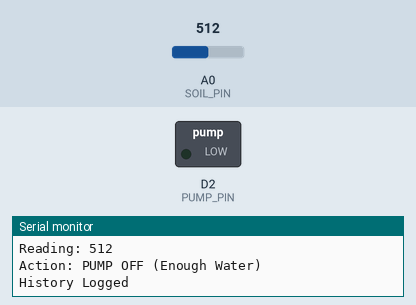
Recording of a sketch running on a simulated ESP8266 (NodeMCU). On the bench: switched loads named in the sketch (green lamp = pin HIGH), the last lines printed to the serial monitor. The inputs (shaded band) are chosen by the test bench; at power-on: A0 (SOIL_PIN) = 512. WiFi joins after 1.5 s; servers stay silent unless stated; network time is answered at once with the bench clock; uploads are accepted with an empty reply; the local clock reads 2024-03-15 10:24:30 at power-on unless the sketch sets it.

Above: at 3.5 s.
3.6 s: A0 (SOIL_PIN) set to 282
8.8 s: A0 (SOIL_PIN) set to 260
At 10.7 s:
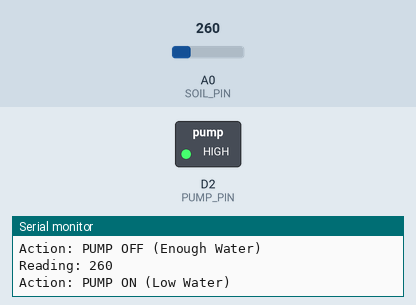
Timing chart, 0 to 12.2 s (numbered marks = the images above; inputs shaded):
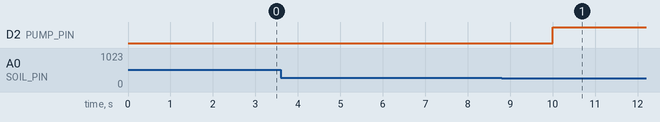

The sketch:

Main.ino
```cpp
#include <ESP8266WiFi.h>
#include <ESP8266mDNS.h>
#include <WiFiUdp.h>
#include <ArduinoOTA.h>
#include <ESP8266HTTPClient.h>
#include <WiFiClientSecure.h>
#include <ArduinoJson.h>
#include <NTPClient.h>
#include "secrets.h"

// --- Pins ---
#define SOIL_PIN A0
#define PUMP_PIN D2

// --- Variables ---
int soil1 = 0;
int soil2 = 0;
bool pumpStatus = false;

// --- Timers ---
unsigned long previousMillis = 0;
// const long interval = 500; // OLD: 500ms
const long interval = 5000; // NEW: 5 Seconds (Constant Update)

unsigned long previousHeartbeatMillis = 0;
const long heartbeatInterval = 30000; // 30 Seconds

unsigned long previousScheduleMillis = 0;
const long scheduleInterval = 60000; // Check every 1 minute

 // --- Auto-Lock / Cooldown Variables ---
 unsigned long manualPumpStartTime = 0;
 unsigned long lastPumpOffTime = 0;
 const long MAX_PUMP_RUNTIME = 15000; // 15 Seconds Max Run
 const long PUMP_COOLDOWN = 5000;     // 5 Seconds Cooldown

// --- Objects ---
WiFiClientSecure client;
HTTPClient http;
WiFiUDP ntpUDP;
NTPClient timeClient(ntpUDP, "pool.ntp.org", 0); // UTC offset 0, handle timezone in App or add offset here if needed

// --- Helper: Connect to WiFi ---
void setupWifi() {
  WiFi.mode(WIFI_STA);
  WiFi.begin(WIFI_SSID, WIFI_PASSWORD);

  Serial.print("Connecting to WiFi");
  while (WiFi.status() != WL_CONNECTED) {
    delay(500);
    Serial.print(".");
  }
  Serial.println("\nWiFi Connected");
  Serial.print("IP address: ");
  Serial.println(WiFi.localIP());

  client.setInsecure();
}

// --- Helper: DB Read ---
String dbRead(String path) {
  if (WiFi.status() != WL_CONNECTED) return "null";
  String url = String(DB_URL) + path + ".json?auth=" + DB_SECRET;
  http.begin(client, url);
  int code = http.GET();
  String payload = (code == 200) ? http.getString() : "null";
  http.end();
  return payload;
}

// --- Helper: DB Write ---
void dbWrite(String path, String value) {
  if (WiFi.status() != WL_CONNECTED) return;
  String url = String(DB_URL) + path + ".json?auth=" + DB_SECRET;
  http.begin(client, url);
  http.PUT(value);
  http.end();
}

void sendHeartbeat() {
  String ts = String(timeClient.getEpochTime());
  long rssi = WiFi.RSSI();
  Serial.println("Sending Heartbeat...");
  dbWrite("/device/status", "{\"timestamp\":" + ts + ",\"rssi\":" + String(rssi) + "}");
}

void takeReading() {
    soil1 = analogRead(SOIL_PIN);
    soil2 = map(soil1, 0, 1023, 0, 100);

    Serial.print("Reading: "); Serial.println(soil1);

    // Auto Logic
    if (soil1 < 270) {
      // NOTE: Buck Converter / Standard Relay logic (HIGH = ON)
      digitalWrite(PUMP_PIN, HIGH);
      pumpStatus = true;
      Serial.println("Action: PUMP ON (Low Water)");
      delay(10000);
      digitalWrite(PUMP_PIN, LOW);
      pumpStatus = false;

      dbWrite("/status/last_watered", String(timeClient.getEpochTime()));
    } else {
      digitalWrite(PUMP_PIN, LOW);
      Serial.println("Action: PUMP OFF (Enough Water)");
      pumpStatus = false;
    }

    // --- NEW: HISTORY LOGGING (Rate Limited) ---
    // Update live status every time
    String json = "{";
    json += "\"raw\":" + String(soil1) + ",";
    json += "\"mapped\":" + String(soil2) + ",";
    json += "\"pump\":" + String(pumpStatus ? "true" : "false");
    json += "}";
    dbWrite("/status/sensors", json);

    // Only log history every hour (to save DB space/bandwidth)
    // 3600 seconds * 1000ms = 3600000
    static unsigned long lastHistoryTime = 0;
    if (millis() - lastHistoryTime > 3600000 || lastHistoryTime == 0) {
        String hJson = "{";
        hJson += "\"t\":" + String(timeClient.getEpochTime()) + ","; // Time
        hJson += "\"m\":" + String(soil2) + ",";                     // Moisture
        hJson += "\"p\":" + String(pumpStatus ? 1 : 0);              // Pump (0/1)
        hJson += "}";

        // Path: /history/log/<timestamp>
        dbWrite("/history/log/" + String(timeClient.getEpochTime()), hJson);
        lastHistoryTime = millis();
        Serial.println("History Logged");
    }
}

void setup() {
  pinMode(SOIL_PIN, INPUT);
  pinMode(PUMP_PIN, OUTPUT);
  digitalWrite(PUMP_PIN, LOW); // Start OFF (Low)

  Serial.begin(115200);
  Serial.println("Booting (BUCK CONVERTER VERSION)");

  setupWifi();
  timeClient.begin();
  timeClient.setTimeOffset(19800); // FIXED: Set to IST (UTC + 5:30)

  // OTA Setup
  ArduinoOTA.setHostname("SoilSensor-OTA");
  ArduinoOTA.onStart([]() { Serial.println("Start updating"); });
  ArduinoOTA.onEnd([]() { Serial.println("\nEnd"); });
  ArduinoOTA.onProgress([](unsigned int progress, unsigned int total) {
    Serial.printf("Progress: %u%%\r", (progress / (total / 100)));
  });
  ArduinoOTA.onError([](ota_error_t error) { Serial.printf("Error[%u]: ", error); });
  ArduinoOTA.begin();

  Serial.println("Ready");

  // --- IMMEDIATE FIRST RUN ---
  Serial.println("Performing initial reading...");
  timeClient.update();
  sendHeartbeat();
  sendHeartbeat();
  takeReading();
}

void checkManualPump() {
  String payload = dbRead("/control/pump");
  unsigned long currentMillis = millis();

  // Case 1: App requests ON
  if (payload == "true") {
    // Check Cooldown: If we recently turned off, don't allow ON yet
    if (!pumpStatus && (currentMillis - lastPumpOffTime < PUMP_COOLDOWN)) {
       Serial.println("Cooldown active. Ignoring ON request.");
       // Optional: Force switch back to false in DB so UI reflects reality
       dbWrite("/control/pump", "false");
       return;
    }

    // If not already ON, mark start time
    if (!pumpStatus) {
       // BUCK: HIGH = ON
       digitalWrite(PUMP_PIN, HIGH);
       pumpStatus = true;
       manualPumpStartTime = currentMillis;
       Serial.println("Manual Pump ON");
    }
    // If already ON, check Max Runtime
    else {
       if (currentMillis - manualPumpStartTime > MAX_PUMP_RUNTIME) {
          Serial.println("Auto-Lock: Max runtime exceeded. Turning OFF.");
          // BUCK: LOW = OFF
          digitalWrite(PUMP_PIN, LOW);
          pumpStatus = false;
          lastPumpOffTime = currentMillis;
          dbWrite("/control/pump", "false"); // Sync UI
       }
    }
  }
  // Case 2: App requests OFF
  else if (payload == "false") {
    if (pumpStatus) {
       // BUCK: LOW = OFF
       digitalWrite(PUMP_PIN, LOW);
       pumpStatus = false;
       lastPumpOffTime = currentMillis; // Start cooldown
       Serial.println("Manual Pump OFF");

       // Update Last Watered Time
       dbWrite("/status/last_watered", String(timeClient.getEpochTime()));
    }
  }
}

// NEW: Track last watered minute to prevent double-watering
int lastTriggeredMinute = -1;

void checkSchedule() {
  // Force update to ensure fresh time
  timeClient.update();

  int currentH = timeClient.getHours();
  int currentM = timeClient.getMinutes();
  int currentS = timeClient.getSeconds();

  // Optimization: If we already watered this minute, skip checking to save DB reads/Pump logic
  if (currentM == lastTriggeredMinute) {
      return;
  }

  String timeStr = (currentH < 10 ? "0" : "") + String(currentH) + ":" + (currentM < 10 ? "0" : "") + String(currentM);

  // Debug Time
  Serial.print("Current Time (IST): ");
  Serial.print(timeStr);
  Serial.print(":");
  Serial.println(currentS);

  String payload = dbRead("/config/scheduler/slots");

  Serial.print("Looking for: "); Serial.print(timeStr);
  Serial.print(" in Payload: "); Serial.println(payload);

  int index = payload.indexOf(timeStr);
  if (index >= 0) {
     int duration = 5; // Default 5s
     if (payload.charAt(index + 5) == '|') {
        int endQuote = payload.indexOf('"', index + 5);
        if (endQuote > 0) {
           String durStr = payload.substring(index + 6, endQuote);
           duration = durStr.toInt();
        }
     }

     Serial.printf("MATCH! Watering for %d sec\n", duration);
     // BUCK: HIGH = ON
     digitalWrite(PUMP_PIN, HIGH);

     // Update flag BEFORE delay so we don't retry if delay is short
     lastTriggeredMinute = currentM;

     delay(duration * 1000);
     // BUCK: LOW = OFF
     digitalWrite(PUMP_PIN, LOW);

     dbWrite("/status/last_watered", String(timeClient.getEpochTime()));
  } else {
     Serial.println("No Schedule Match.");
  }
}

void loop() {
  ArduinoOTA.handle();
  timeClient.update();
  unsigned long currentMillis = millis();

  // 0. Manual Pump Check (Every 1s for responsiveness)
  static unsigned long previousManualMillis = 0;
  if (currentMillis - previousManualMillis >= 1000) {
    previousManualMillis = currentMillis;
    checkManualPump();
  }

  // 1. Heartbeat (Every 30s)
  if (currentMillis - previousHeartbeatMillis >= heartbeatInterval) {
    previousHeartbeatMillis = currentMillis;
    sendHeartbeat();
  }

  // 2. Sensor Reading (Every 3 Hours)
  if (currentMillis - previousMillis >= interval) {
    previousMillis = currentMillis;
    takeReading();
  }

  // 3. Schedule Check (Every 1 Minute)
  if (currentMillis - previousScheduleMillis >= scheduleInterval) {
     previousScheduleMillis = currentMillis;
     checkSchedule();
  }
}
```

secrets_template.h
```cpp
#ifndef SECRETS_H
#define SECRETS_H

// ==========================================
// 🌿 SMART GARDEN CONFIGURATION 🌿
// ==========================================
// INSTRUCTIONS:
// 1. Enter your WiFi and Firebase details below inside the quotes "".
// 2. Save this file.
// 3. Rename this file from "secrets_template.h" to "secrets.h" before uploading!
// ==========================================

// --- 1. WiFi Settings ---
#define WIFI_SSID     "YOUR_WIFI_NAME_HERE"      // Example: "MyHomeWiFi"
#define WIFI_PASSWORD "YOUR_WIFI_PASSWORD_HERE"  // Example: "password123"

// --- 2. Firebase Database Settings ---
// Get these from your Firebase Console -> Project Settings -> Service Accounts -> Database Secrets

// The URL of your Realtime Database (ends with .firebasedatabase.app or .firebaseio.com)
#define DB_URL        "https://YOUR-PROJECT-ID-default-rtdb.asia-southeast1.firebasedatabase.app/"

// The Secret Key for your Database
#define DB_SECRET     "YOUR_FIREBASE_DATABASE_SECRET_HERE"

#endif
```

Measured:
- the behaviour switches between 270 and 269 on A0 (SOIL_PIN) (found by bisection; images 0 and 1)
- after the input at 8.8 s, D2 (PUMP_PIN): LOW → HIGH after 1.2 s
